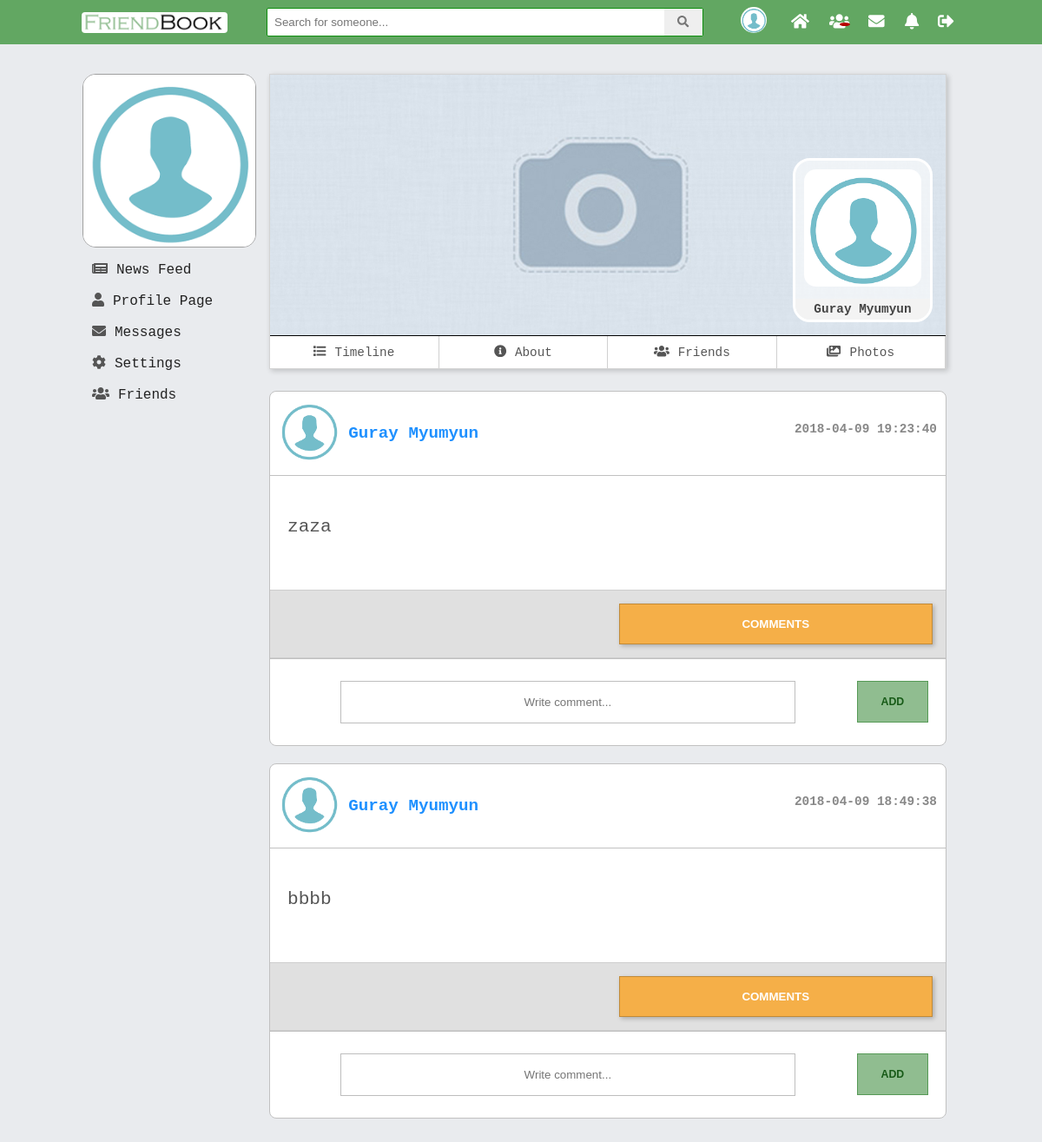
Page /V2.0/view/profile.php?id=9 (signed in) on the committed database.
### tables this page shows
CREATE TABLE `users` (
  `id` int(11) NOT NULL,
  `first_name` varchar(45) DEFAULT NULL,
  `last_name` varchar(45) DEFAULT NULL,
  `email` varchar(100) NOT NULL,
  `password` varchar(150) NOT NULL,
  `reg_date` timestamp NOT NULL DEFAULT CURRENT_TIMESTAMP ON UPDATE CURRENT_TIMESTAMP,
  `gender` varchar(45) NOT NULL,
  `birthday` date NOT NULL,
  `relation_status` varchar(30) DEFAULT NULL,
  `profile_pic` varchar(200) NOT NULL,
  `profile_cover` varchar(200) NOT NULL,
  `description` varchar(500) DEFAULT NULL,
  `display_name` varchar(45) DEFAULT NULL,
  `country_id` int(11) DEFAULT NULL,
  `mobile_number` int(11) DEFAULT NULL,
  `www` varchar(100) DEFAULT NULL,
  `skype` varchar(50) DEFAULT NULL
);

CREATE TABLE `posts` (
  `id` int(11) NOT NULL,
  `description` text NOT NULL,
  `create_date` timestamp NOT NULL DEFAULT CURRENT_TIMESTAMP ON UPDATE CURRENT_TIMESTAMP,
  `edit_date` datetime DEFAULT NULL,
  `user_id` int(11) NOT NULL
);

### V2.0/model/users_dao.php (called while the page is built, shortened)
<?php
function getUserInfo($user_id) {
    $pdo = $GLOBALS['pdo'];
    $statement = $pdo->prepare("SELECT profile_pic, profile_cover, id, first_name, last_name
                                FROM users
                                WHERE users.id = ?
                                ");
    $statement->execute(array($user_id));
    $result = $statement->fetch(PDO::FETCH_ASSOC);
    return $result;
}

### V2.0/model/posts_dao.php (called while the page is built, shortened)
<?php
function getOwnPosts($user_id) {
    $pdo = $GLOBALS['pdo'];
    $statement = $pdo->prepare("SELECT posts.id AS post_id, posts.description, posts.create_date, users.id AS user_id, users.first_name, users.last_name, users.profile_pic, users.profile_cover,users.gender
                                FROM posts
                                JOIN users ON posts.user_id = users.id
                                WHERE users.id = ?
                                ORDER BY posts.create_date DESC;");
    $statement->execute(array($user_id));
    $result = $statement->fetchAll(PDO::FETCH_ASSOC);
    return $result;
}

### V2.0/include/modules/profile_feed_posts.php (the view, shortened to what this page needs)
<div id="newsfeed">
    <?php
    if (isset($_GET['id'])) {
        $allPosts = getOwnPosts($_GET['id']);
    }
    else {
        $allPosts = getOwnPosts($_SESSION['logged']['id']);
    }
    foreach ($allPosts as $post) {?>
        <div class="post">
            <div class="user_info">
                <div class="icon"><img src="<?php echo $post['profile_pic']; ?>" alt="icon" class="img-rounded center-block"></div>
                <div class="name"><a href="profile.php?id=<?php echo $post['user_id']?>" class="<?php echo ($post['gender'] == 'female') ? "female" : "male"?>"><?php echo $post["first_name"] . " " . $post["last_name"]; ?></a></div>
                <div class="date"><?php echo $post['create_date']; ?></div>
            </div>
            <div class="description">
                <p><?php echo $post["description"]; ?></p>
            </div>
            <div class="post_navigation">
                <div class="like-container" id="like-container<?php echo $post['post_id']?>">
                </div>
                <div class="comments-buttons">
                    <button onclick="displayComments(<?php echo $post['post_id']?>)" type="button" class="display_comments" name="button" id="comment_btn<?php echo $post['post_id']?>">COMMENTS</button>
                </div>
            </div>
            <div class="add-comment-div">
                <input type="text" placeholder="Write comment..." class="comment-textarea<?= $post['post_id'] ?>" name="comment_description">
                <button id="add<?php echo $post['post_id']?>" class="mini-btn">add</button>
            </div>
        </div>
    <?php }?>
</div>

### V2.0/view/profile.php (shortened to what this page needs)
<?php
    require_once "../include/header.php";
    require_once  "../include/mainHeader.php";
    require_once "../model/users_dao.php";
    require_once "../model/posts_dao.php";
    if(isset($_GET['id'])){
        $userIdInfo = getUserInfo(htmlentities($_GET['id']));
        $profilePic = $userIdInfo["profile_pic"];
        $profileCover = $userIdInfo["profile_cover"];
        $userName = $userIdInfo["first_name"] . " " . $userIdInfo["last_name"];
        $allPosts = getOwnPosts($_GET['id']);
    }
    else{
        $profilePic = $_SESSION["logged"]["profile_pic"];
        $profileCover = $_SESSION["logged"]["profile_cover"];
        $allPosts = getOwnPosts($_SESSION["logged"]["id"]);
    }
?>
    <div id="left-col-grid">
        <div class="lwrap">
            <?php
            require_once  "../include/modules/leftProfileInfo.php";
            require_once  "../include/modules/leftNav.php";
            ?>
        </div>
    </div>
    <div id="content-grid">
        <div id="profileHolder">
            <div id="cover">
                <img  id="cover_img" src="<?php echo $profileCover; ?>" alt="user cover picture">
                <?php
                if(isset($_GET["id"]) && $_GET["id"] != $_SESSION["logged"]["id"]){
                    ?>
                    <div id="userPictrue">
                        <img  id="other_cover_img" src="<?php echo $profilePic; ?>" alt="user profile picture">
                        <div class="profile-mini-name"><?php echo $userName; ?></div>
                    </div>
                    <?php
                }
                        ?>
            </div>
            <?php require_once '../include/profile_nav.php'; ?>
        </div>
        <div id="timeline">
            <?php require_once '../include/modules/profile_feed_posts.php'; ?>
        </div>
    </div>
<?php
    require_once "../include/mainFooter.php";
    require_once "../include/footer.php";
?>

### V2.0/assets/css/comment_module.css (style rules this page uses)
div.icon img { height: 70px; border-radius: 50%; width: 70px; }
div.date { float: right; top: 25px; position: relative; font-size: 0.9rem; }
.user_info { color: #888; font-weight: bold; padding: 10px; font-size: 1.2em; border-bottom: 1px solid #c1c1c1; }
.description p { font-size: 1.1em; color: #555; }
.post_navigation { display: grid; grid-template-columns: 1fr 1fr; grid-gap: 25px; margin: 15px 0px 0; background: #e0e0e0; padding: 15px; border-top: 1px solid #cdcdcd; border-bottom: 1px solid #cdcdcd; }
.name, .icon { display: inline-block; vertical-align: middle; font-size: 1.2rem; }
.description { padding: 25px 20px; font-size: 1.2rem; }
input[type="text"] { padding: 16px; width: 70%; box-sizing: border-box; }
.comments-buttons button { background: #f5af48; color: white; font-weight: bold; font-family: arial; border: 1px solid #c18a38; transition: background 0.4s ease-in-out; cursor: pointer; }
.like-button, .dislike-button, .comments-buttons button { padding: 15px; width: 100%; box-shadow: 2px 2px 5px #0000003b; }

### V2.0/assets/css/main.css (style rules this page uses)
body { font-size: 1.1em; padding: 0; background-color: #e9ebee; margin: 0; padding-top: 35px; position: relative; font-family: monospace; }
#left-col-grid { grid-area: left; }
#content-grid { grid-area: main; }
#left-col-grid { box-sizing: border-box; position: relative; width: 200px; }
#left-col-grid > *,#right-col-grid > * { position: fixed; width: inherit; font-family: monospace; }
.post { background: white; border-radius: 8px; box-sizing: border-box; margin: 20px 0; position: relative; border: 1px solid #c1c1c1; }
.mini-btn { padding: 10px 0; width: 100%; max-width: 100px; text-transform: uppercase; font-weight: bold; font-size: 0.7em; color: #175a17; margin: 0 5px; border-radius: inherit; float: right; cursor: pointer; transition: background 0.3s ease-in-out, color 0.3s ease-in-out; background: #90bd90; vertical-align: middle; border: 1px solid #569a56; }
.add-comment-div { width: 100%; text-align: center; padding: 25px 15px; border-top: 1px solid #c1c1c1; box-sizing: border-box; }
.male { color: dodgerblue !important; text-decoration: none; }
div#userPictrue { position: absolute; background: #ffffff96; bottom: 15px; right: 15px; text-align: center; border-radius: 20px; overflow: hidden; border: 3px solid white; }
div#userPictrue img { max-width: 135px; border-radius: 10%; margin: 10px; }
div#cover { position: relative; height: 300px; width: 100%; overflow: hidden; }
div#profileHolder { background: white; box-shadow: 2px 2px 6px #00000030; border: 1px solid #0000002b; box-sizing: border-box; margin-bottom: 25px; }
.profile-mini-name { background: #f3f3f3; text-transform: capitalize; font-size: 0.9rem; font-weight: bold; color: #444; padding: 4px 0; box-sizing: border-box; }
.add-comment-div input { width: 85%; padding: 10px 0px; text-align: center; border: 1px solid #55555561; transition: background 0.3s ease-in-out, padding 0.4s ease-in-out; }
.add-comment-div button { width: 11%; padding: 16px 0 !important; }
.like-container { position: relative; }
div.icon img { height: 70px; }
.description p { font-size: 1.1em; color: #555; }
.post_navigation { display: grid; grid-template-columns: 1fr 1fr; grid-gap: 25px; margin: 15px 0px 0; background: #e0e0e0; padding: 15px; border-top: 1px solid #c1c1c1; border-bottom: 1px solid #c1c1c1; }
input[name="comment_description"] { padding: 10px; width: 85%; box-sizing: border-box; }
img#cover_img { width: 100%; max-width: 778px; }
div#timeline { display: block; }

### rows in the picture
users: profile_cover (placeholder picture), profile_pic (placeholder picture), userName "Guray Myumyun"
posts: user.profile_pic (placeholder picture), user.first_name "Guray", user.last_name "Myumyun", create_date "2018-04-09 19:23:40", description "zaza"
posts: user.profile_pic (placeholder picture), user.first_name "Guray", user.last_name "Myumyun", create_date "2018-04-09 18:49:38", description "bbbb"
